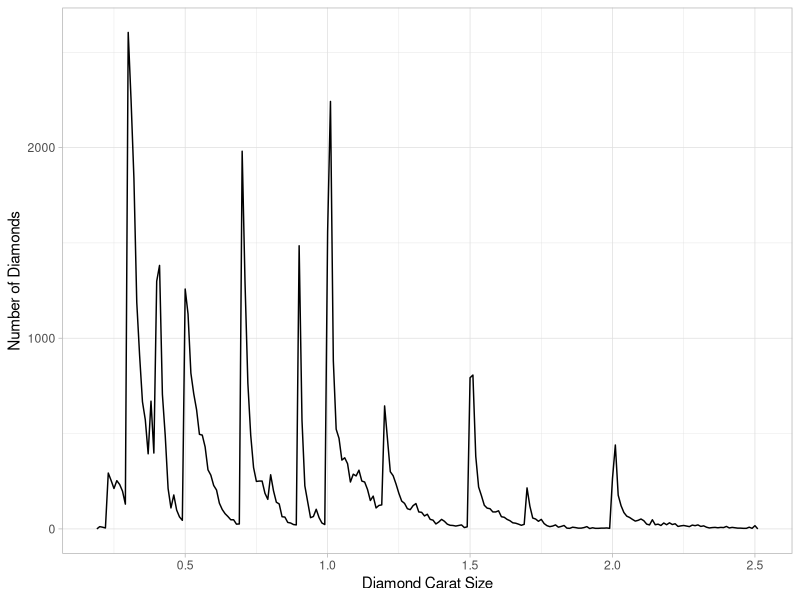
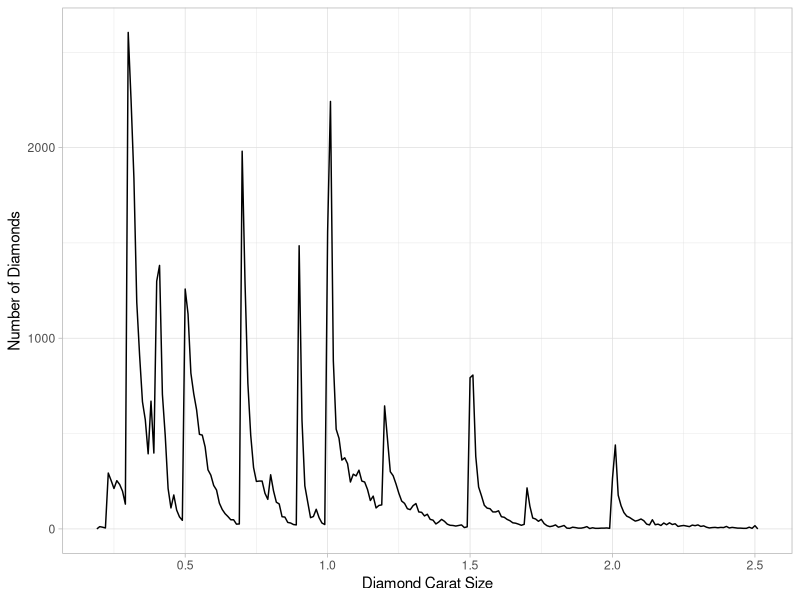
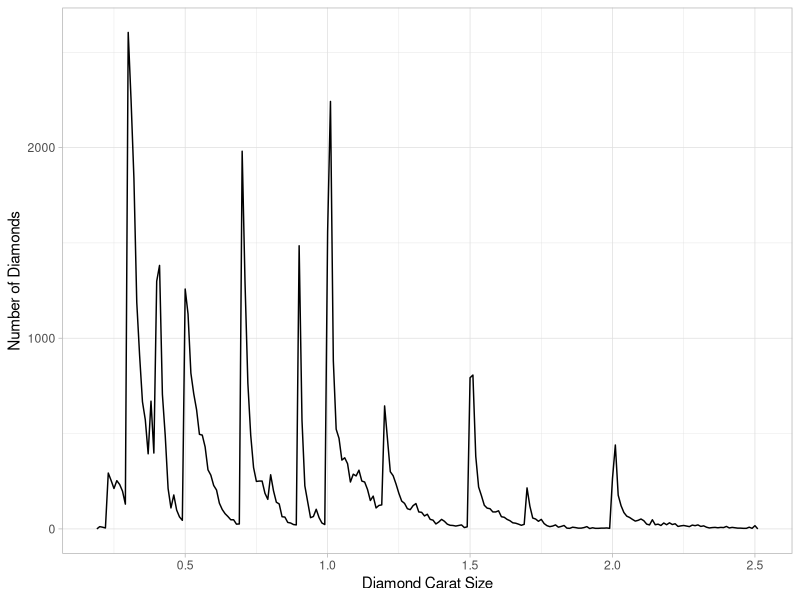
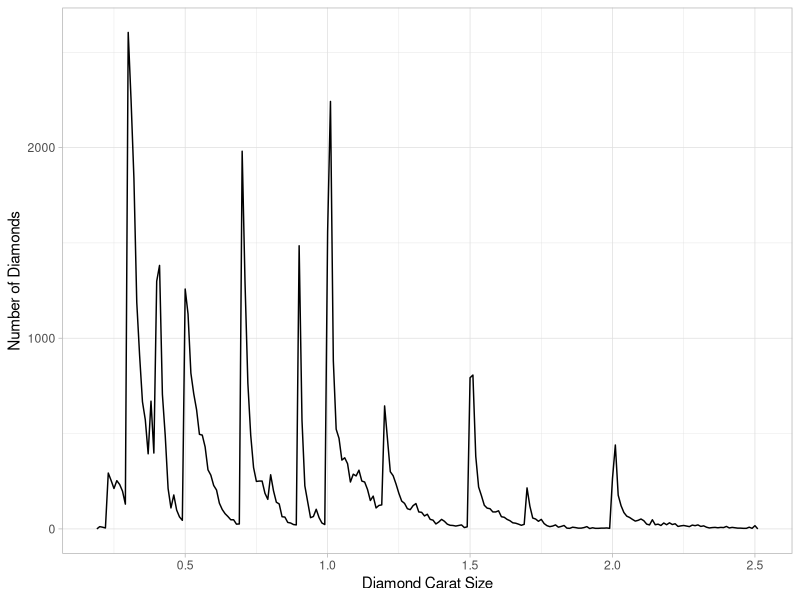

R code for these plots, in order:
## ---- chunk 1
#| warning: false
#| message: false
#| error: false
#| label: fig-changewidth
#| fig-cap: "Plot with width fixed at 10"
#| fig-width: 10


library(tidyverse)
diamonds |>
  filter(carat <= 2.5) |>
      ggplot(aes(x = carat)) + 
        geom_freqpoly(binwidth = 0.01) +
        theme_light() +
        labs(x="Diamond Carat Size", y = "Number of Diamonds")
## ---- chunk 2
#| warning: false
#| message: false
#| error: false
#| label: fig-changeheight
#| fig-cap: "Plot with height fixed at 10"
#| fig-height: 3
diamonds |>
  filter(carat <= 2.5) |>
      ggplot(aes(x = carat)) + 
        geom_freqpoly(binwidth = 0.01) +
        theme_light() +
        labs(x="Diamond Carat Size", y = "Number of Diamonds")
## ---- chunk 3
#| warning: false
#| message: false
#| error: false
#| label: fig-changeoutwid
#| fig-cap: "Plot with output width at 100%"
#| out-width: "100%"
diamonds |>
  filter(carat <= 2.5) |>
      ggplot(aes(x = carat)) + 
        geom_freqpoly(binwidth = 0.01) +
        theme_light() +
        labs(x="Diamond Carat Size", y = "Number of Diamonds")
## ---- chunk 4
#| warning: false
#| message: false
#| error: false
#| label: fig-changeoutwid2
#| fig-cap: "Plot with output width at 20%"
#| out-width: "20%"
diamonds |>
  filter(carat <= 2.5) |>
      ggplot(aes(x = carat)) + 
        geom_freqpoly(binwidth = 0.01) +
        theme_light() +
        labs(x="Diamond Carat Size", y = "Number of Diamonds")
